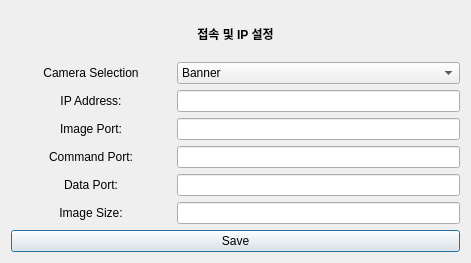
<?xml version="1.0" encoding="UTF-8"?>
<ui version="4.0">
 <class>Dialog</class>
 <widget class="QDialog" name="Dialog">
  <property name="geometry">
   <rect>
    <x>0</x>
    <y>0</y>
    <width>471</width>
    <height>263</height>
   </rect>
  </property>
  <property name="windowTitle">
   <string>Camera Network Setting</string>
  </property>
  <layout class="QGridLayout" name="gridLayout_2">
   <item row="0" column="0">
    <widget class="QLabel" name="label_46">
     <property name="font">
      <font>
       <weight>75</weight>
       <bold>true</bold>
      </font>
     </property>
     <property name="text">
      <string>접속 및 IP 설정</string>
     </property>
     <property name="scaledContents">
      <bool>false</bool>
     </property>
     <property name="alignment">
      <set>Qt::AlignCenter</set>
     </property>
    </widget>
   </item>
   <item row="3" column="0">
    <widget class="QPushButton" name="pushButton">
     <property name="text">
      <string>Save</string>
     </property>
    </widget>
   </item>
   <item row="1" column="0">
    <layout class="QGridLayout" name="gridLayout">
     <item row="7" column="1">
      <widget class="QLineEdit" name="lineEdit_5">
       <property name="text">
        <string/>
       </property>
       <property name="alignment">
        <set>Qt::AlignCenter</set>
       </property>
      </widget>
     </item>
     <item row="7" column="0">
      <widget class="QLabel" name="label_47">
       <property name="minimumSize">
        <size>
         <width>160</width>
         <height>0</height>
        </size>
       </property>
       <property name="text">
        <string>Command Port:</string>
       </property>
       <property name="alignment">
        <set>Qt::AlignCenter</set>
       </property>
      </widget>
     </item>
     <item row="10" column="1">
      <widget class="QLineEdit" name="lineEdit_10">
       <property name="alignment">
        <set>Qt::AlignCenter</set>
       </property>
      </widget>
     </item>
     <item row="2" column="1">
      <widget class="QLineEdit" name="lineEdit">
       <property name="text">
        <string/>
       </property>
       <property name="alignment">
        <set>Qt::AlignCenter</set>
       </property>
      </widget>
     </item>
     <item row="10" column="0">
      <widget class="QLabel" name="label_2">
       <property name="text">
        <string>Image Size:</string>
       </property>
       <property name="alignment">
        <set>Qt::AlignCenter</set>
       </property>
      </widget>
     </item>
     <item row="4" column="0">
      <widget class="QLabel" name="label_14">
       <property name="minimumSize">
        <size>
         <width>160</width>
         <height>0</height>
        </size>
       </property>
       <property name="text">
        <string>Image Port:</string>
       </property>
       <property name="alignment">
        <set>Qt::AlignCenter</set>
       </property>
      </widget>
     </item>
     <item row="2" column="0">
      <widget class="QLabel" name="label">
       <property name="minimumSize">
        <size>
         <width>160</width>
         <height>0</height>
        </size>
       </property>
       <property name="text">
        <string>IP Address:</string>
       </property>
       <property name="alignment">
        <set>Qt::AlignCenter</set>
       </property>
      </widget>
     </item>
     <item row="0" column="1">
      <widget class="QComboBox" name="comboBox">
       <item>
        <property name="text">
         <string>Banner</string>
        </property>
       </item>
       <item>
        <property name="text">
         <string>Sensorpart</string>
        </property>
       </item>
      </widget>
     </item>
     <item row="0" column="0">
      <widget class="QLabel" name="label_3">
       <property name="minimumSize">
        <size>
         <width>160</width>
         <height>0</height>
        </size>
       </property>
       <property name="text">
        <string>Camera Selection</string>
       </property>
       <property name="alignment">
        <set>Qt::AlignCenter</set>
       </property>
      </widget>
     </item>
     <item row="4" column="1">
      <widget class="QLineEdit" name="lineEdit_2">
       <property name="text">
        <string/>
       </property>
       <property name="alignment">
        <set>Qt::AlignCenter</set>
       </property>
      </widget>
     </item>
     <item row="8" column="1">
      <widget class="QLineEdit" name="lineEdit_6">
       <property name="text">
        <string/>
       </property>
       <property name="alignment">
        <set>Qt::AlignCenter</set>
       </property>
      </widget>
     </item>
     <item row="8" column="0">
      <widget class="QLabel" name="label_15">
       <property name="minimumSize">
        <size>
         <width>160</width>
         <height>0</height>
        </size>
       </property>
       <property name="text">
        <string>Data Port:</string>
       </property>
       <property name="alignment">
        <set>Qt::AlignCenter</set>
       </property>
      </widget>
     </item>
    </layout>
   </item>
  </layout>
 </widget>
 <resources/>
 <connections/>
</ui>
